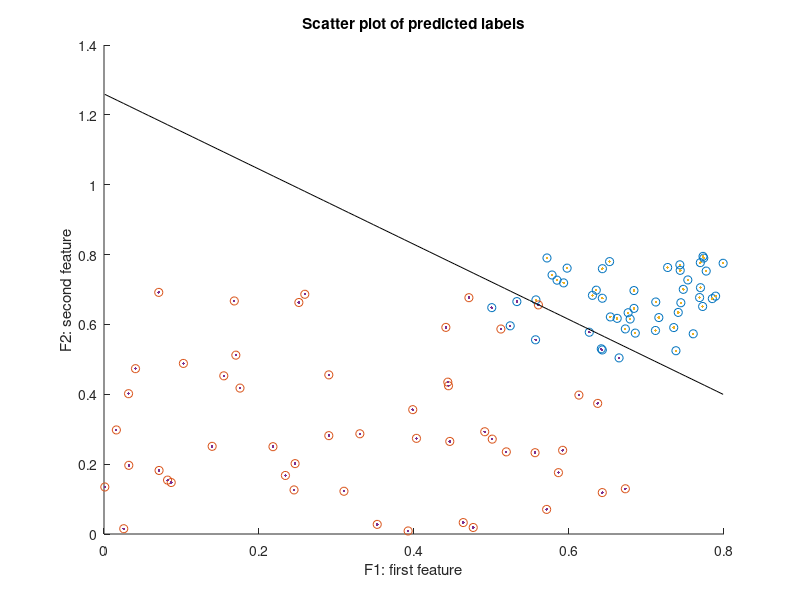

Write the MATLAB code that produced this figure.
clc
clear
close all

rng(0);
learning_rate = 0.1;  
n_iterations = 5;
n_inputs = 2;          
n_samples = 100;

x1 = rand(n_inputs, n_samples/2) * 0.3 + 0.5; 
x2 = rand(n_inputs, n_samples/2) * 0.7; 

x= [x1, x2];
y= [zeros(1,50), ones(1,50)];

figure
scatter(x(1, 1:50), x(2, 1:50), 'or')
hold on;
scatter(x(1, 51:100), x(2, 51:100), 'ob')
xlabel('F1: first feature');
ylabel('F2: second feature');

shuffled_indices = randperm(n_samples);
x = x(:, shuffled_indices);
y = y(shuffled_indices);

weights = zeros(n_inputs, 1);
bias = 0;

for iter = 1:n_iterations
    for i = 1:n_samples
        linear_output = x(:,i)' * weights + bias;
        y_pred = 1 * (linear_output > 0);
        update = learning_rate * (y(i) - y_pred);
        weights = weights + update * x(:,i);
        bias = bias + update;
    end
end

disp('Final weights:');
disp(weights);
disp('Final bias:');
disp(bias);

y_pred = zeros(1, n_samples);
for i = 1:n_samples
    linear_output = x(:, i)' * weights + bias;
    y_pred(i) = 1 * (linear_output > 0);
end

scatter(x(1, y_pred == 0), x(2, y_pred == 0), '.r'); 
scatter(x(1, y_pred == 1), x(2, y_pred == 1), '.b');
xlabel('F1: first feature');
ylabel('F2: second feature');
title('Scatter plot of predicted labels');

x_vals = linspace(min(x(1, :)), max(x(1, :)), 100);
y_vals = -(weights(1) * x_vals + bias) / weights(2);
plot(x_vals, y_vals, 'k');
hold off;
